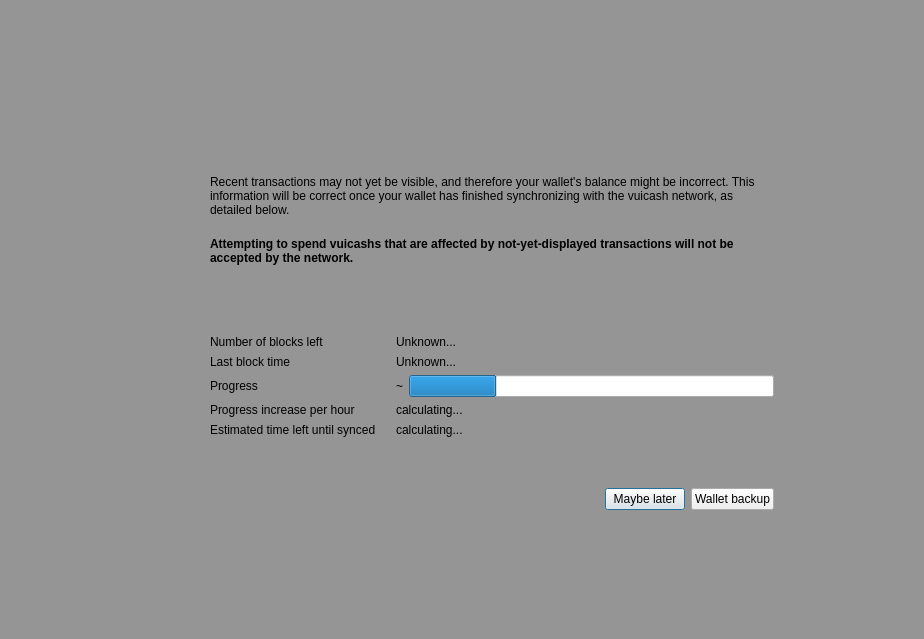
<?xml version="1.0" encoding="UTF-8"?>
<ui version="4.0">
 <class>ModalOverlay</class>
 <widget class="QWidget" name="ModalOverlay">
  <property name="geometry">
   <rect>
    <x>0</x>
    <y>0</y>
    <width>924</width>
    <height>639</height>
   </rect>
  </property>
  <property name="windowTitle">
   <string>Form</string>
  </property>
  <layout class="QVBoxLayout" name="verticalLayout" stretch="0">
   <property name="sizeConstraint">
    <enum>QLayout::SetDefaultConstraint</enum>
   </property>
   <property name="leftMargin">
    <number>0</number>
   </property>
   <property name="topMargin">
    <number>0</number>
   </property>
   <property name="rightMargin">
    <number>0</number>
   </property>
   <property name="bottomMargin">
    <number>0</number>
   </property>
   <item>
    <widget class="QWidget" name="bgWidget" native="true">
     <property name="styleSheet">
      <string notr="true">#bgWidget { background: rgba(0,0,0,96); }</string>
     </property>
     <layout class="QVBoxLayout" name="verticalLayoutMain" stretch="0">
      <property name="leftMargin">
       <number>120</number>
      </property>
      <property name="topMargin">
       <number>120</number>
      </property>
      <property name="rightMargin">
       <number>120</number>
      </property>
      <property name="bottomMargin">
       <number>120</number>
      </property>
      <item>
       <widget class="QWidget" name="contentWidget" native="true">
        <layout class="QVBoxLayout" name="verticalLayout_3" stretch="1,0">
         <property name="spacing">
          <number>0</number>
         </property>
         <property name="leftMargin">
          <number>0</number>
         </property>
         <property name="topMargin">
          <number>0</number>
         </property>
         <property name="rightMargin">
          <number>0</number>
         </property>
         <property name="bottomMargin">
          <number>0</number>
         </property>
         <item>
          <widget class="QStackedWidget" name="stackedWidget">
           <property name="currentIndex">
            <number>0</number>
           </property>
           <widget class="QWidget" name="page">
            <layout class="QVBoxLayout" name="verticalLayout_2">
             <property name="spacing">
              <number>0</number>
             </property>
             <property name="leftMargin">
              <number>30</number>
             </property>
             <property name="topMargin">
              <number>10</number>
             </property>
             <property name="rightMargin">
              <number>30</number>
             </property>
             <property name="bottomMargin">
              <number>10</number>
             </property>
             <item>
              <spacer name="verticalSpacer_3">
               <property name="orientation">
                <enum>Qt::Vertical</enum>
               </property>
               <property name="sizeType">
                <enum>QSizePolicy::Expanding</enum>
               </property>
               <property name="sizeHint" stdset="0">
                <size>
                 <width>20</width>
                 <height>40</height>
                </size>
               </property>
              </spacer>
             </item>
             <item>
              <layout class="QHBoxLayout" name="horizontalLayoutIconText" stretch="0,1">
               <property name="spacing">
                <number>20</number>
               </property>
               <property name="topMargin">
                <number>20</number>
               </property>
               <item>
                <layout class="QVBoxLayout" name="verticalLayoutIcon">
                 <item>
                  <widget class="QPushButton" name="warningIcon">
                   <property name="enabled">
                    <bool>false</bool>
                   </property>
                   <property name="text">
                    <string/>
                   </property>
                   <property name="iconSize">
                    <size>
                     <width>48</width>
                     <height>48</height>
                    </size>
                   </property>
                   <property name="flat">
                    <bool>true</bool>
                   </property>
                  </widget>
                 </item>
                 <item>
                  <spacer name="verticalSpacerWarningIcon">
                   <property name="orientation">
                    <enum>Qt::Vertical</enum>
                   </property>
                   <property name="sizeHint" stdset="0">
                    <size>
                     <width>20</width>
                     <height>40</height>
                    </size>
                   </property>
                  </spacer>
                 </item>
                </layout>
               </item>
               <item>
                <layout class="QVBoxLayout" name="verticalLayoutInfoText">
                 <property name="leftMargin">
                  <number>0</number>
                 </property>
                 <property name="topMargin">
                  <number>0</number>
                 </property>
                 <item>
                  <widget class="QLabel" name="infoText">
                   <property name="text">
                    <string>Recent transactions may not yet be visible, and therefore your wallet's balance might be incorrect. This information will be correct once your wallet has finished synchronizing with the vuicash network, as detailed below.</string>
                   </property>
                   <property name="textFormat">
                    <enum>Qt::RichText</enum>
                   </property>
                   <property name="wordWrap">
                    <bool>true</bool>
                   </property>
                  </widget>
                 </item>
                 <item>
                  <widget class="QLabel" name="infoTextStrong">
                   <property name="font">
                    <font>
                     <weight>75</weight>
                     <bold>true</bold>
                    </font>
                   </property>
                   <property name="text">
                    <string>Attempting to spend vuicashs that are affected by not-yet-displayed transactions will not be accepted by the network.</string>
                   </property>
                   <property name="textFormat">
                    <enum>Qt::RichText</enum>
                   </property>
                   <property name="wordWrap">
                    <bool>true</bool>
                   </property>
                  </widget>
                 </item>
                 <item>
                  <spacer name="verticalSpacerInTextSpace">
                   <property name="orientation">
                    <enum>Qt::Vertical</enum>
                   </property>
                   <property name="sizeHint" stdset="0">
                    <size>
                     <width>20</width>
                     <height>40</height>
                    </size>
                   </property>
                  </spacer>
                 </item>
                 <item>
                  <layout class="QFormLayout" name="formLayout">
                   <property name="fieldGrowthPolicy">
                    <enum>QFormLayout::ExpandingFieldsGrow</enum>
                   </property>
                   <property name="horizontalSpacing">
                    <number>20</number>
                   </property>
                   <property name="verticalSpacing">
                    <number>6</number>
                   </property>
                   <property name="topMargin">
                    <number>10</number>
                   </property>
                   <item row="0" column="0">
                    <widget class="QLabel" name="labelNumberOfBlocksLeft">
                     <property name="font">
                      <font>
                       <weight>50</weight>
                       <bold>false</bold>
                      </font>
                     </property>
                     <property name="text">
                      <string>Number of blocks left</string>
                     </property>
                    </widget>
                   </item>
                   <item row="0" column="1">
                    <widget class="QLabel" name="numberOfBlocksLeft">
                     <property name="sizePolicy">
                      <sizepolicy hsizetype="Expanding" vsizetype="Preferred">
                       <horstretch>0</horstretch>
                       <verstretch>0</verstretch>
                      </sizepolicy>
                     </property>
                     <property name="text">
                      <string>Unknown...</string>
                     </property>
                    </widget>
                   </item>
                   <item row="1" column="0">
                    <widget class="QLabel" name="labelLastBlockTime">
                     <property name="font">
                      <font>
                       <weight>50</weight>
                       <bold>false</bold>
                      </font>
                     </property>
                     <property name="text">
                      <string>Last block time</string>
                     </property>
                    </widget>
                   </item>
                   <item row="1" column="1">
                    <widget class="QLabel" name="newestBlockDate">
                     <property name="sizePolicy">
                      <sizepolicy hsizetype="Expanding" vsizetype="Preferred">
                       <horstretch>0</horstretch>
                       <verstretch>0</verstretch>
                      </sizepolicy>
                     </property>
                     <property name="text">
                      <string>Unknown...</string>
                     </property>
                    </widget>
                   </item>
                   <item row="2" column="0">
                    <widget class="QLabel" name="labelSyncDone">
                     <property name="font">
                      <font>
                       <weight>50</weight>
                       <bold>false</bold>
                      </font>
                     </property>
                     <property name="text">
                      <string>Progress</string>
                     </property>
                    </widget>
                   </item>
                   <item row="2" column="1">
                    <layout class="QHBoxLayout" name="horizontalLayoutSync" stretch="0,1">
                     <property name="spacing">
                      <number>6</number>
                     </property>
                     <item>
                      <widget class="QLabel" name="percentageProgress">
                       <property name="text">
                        <string notr="true">~</string>
                       </property>
                      </widget>
                     </item>
                     <item>
                      <widget class="QProgressBar" name="progressBar">
                       <property name="value">
                        <number>24</number>
                       </property>
                       <property name="format">
                        <string/>
                       </property>
                      </widget>
                     </item>
                    </layout>
                   </item>
                   <item row="4" column="0">
                    <widget class="QLabel" name="labelProgressIncrease">
                     <property name="font">
                      <font>
                       <weight>50</weight>
                       <bold>false</bold>
                      </font>
                     </property>
                     <property name="text">
                      <string>Progress increase per hour</string>
                     </property>
                    </widget>
                   </item>
                   <item row="4" column="1">
                    <widget class="QLabel" name="progressIncreasePerH">
                     <property name="sizePolicy">
                      <sizepolicy hsizetype="Expanding" vsizetype="Preferred">
                       <horstretch>0</horstretch>
                       <verstretch>0</verstretch>
                      </sizepolicy>
                     </property>
                     <property name="text">
                      <string>calculating...</string>
                     </property>
                    </widget>
                   </item>
                   <item row="5" column="0">
                    <widget class="QLabel" name="labelEstimatedTimeLeft">
                     <property name="font">
                      <font>
                       <weight>50</weight>
                       <bold>false</bold>
                      </font>
                     </property>
                     <property name="text">
                      <string>Estimated time left until synced</string>
                     </property>
                    </widget>
                   </item>
                   <item row="5" column="1">
                    <widget class="QLabel" name="expectedTimeLeft">
                     <property name="sizePolicy">
                      <sizepolicy hsizetype="Expanding" vsizetype="Preferred">
                       <horstretch>0</horstretch>
                       <verstretch>0</verstretch>
                      </sizepolicy>
                     </property>
                     <property name="text">
                      <string>calculating...</string>
                     </property>
                    </widget>
                   </item>
                  </layout>
                 </item>
                </layout>
               </item>
              </layout>
             </item>
             <item>
              <spacer name="verticalSpacer_4">
               <property name="orientation">
                <enum>Qt::Vertical</enum>
               </property>
               <property name="sizeHint" stdset="0">
                <size>
                 <width>20</width>
                 <height>40</height>
                </size>
               </property>
              </spacer>
             </item>
            </layout>
           </widget>
           <widget class="QWidget" name="page_2">
            <layout class="QVBoxLayout" name="verticalLayout_4">
             <property name="spacing">
              <number>15</number>
             </property>
             <property name="leftMargin">
              <number>30</number>
             </property>
             <property name="topMargin">
              <number>0</number>
             </property>
             <property name="rightMargin">
              <number>30</number>
             </property>
             <property name="bottomMargin">
              <number>0</number>
             </property>
             <item>
              <spacer name="verticalSpacer_2">
               <property name="orientation">
                <enum>Qt::Vertical</enum>
               </property>
               <property name="sizeHint" stdset="0">
                <size>
                 <width>20</width>
                 <height>40</height>
                </size>
               </property>
              </spacer>
             </item>
             <item>
              <layout class="QGridLayout" name="gridLayout">
               <item row="0" column="1">
                <widget class="QLabel" name="labelNote">
                 <property name="layoutDirection">
                  <enum>Qt::LeftToRight</enum>
                 </property>
                 <property name="text">
                  <string>Wallet backup prompt</string>
                 </property>
                 <property name="alignment">
                  <set>Qt::AlignLeading|Qt::AlignLeft|Qt::AlignVCenter</set>
                 </property>
                </widget>
               </item>
               <item row="1" column="1">
                <widget class="QLabel" name="labelMessage">
                 <property name="text">
                  <string>Please backup your wallet as soon as possible.
Please make sure to keep an updated antivirus and operating system. We can not recover Your funds if you visit phishing site or lose your backup. Please make sure to keep backups of your private keys or files. We do not store your private keys on this wallet. And you as a user, are entirely responsible for your funds and your own security.</string>
                 </property>
                 <property name="alignment">
                  <set>Qt::AlignLeading|Qt::AlignLeft|Qt::AlignVCenter</set>
                 </property>
                 <property name="wordWrap">
                  <bool>true</bool>
                 </property>
                </widget>
               </item>
               <item row="0" column="0">
                <widget class="QPushButton" name="warningIconBackup">
                 <property name="enabled">
                  <bool>false</bool>
                 </property>
                 <property name="sizePolicy">
                  <sizepolicy hsizetype="Fixed" vsizetype="Fixed">
                   <horstretch>0</horstretch>
                   <verstretch>0</verstretch>
                  </sizepolicy>
                 </property>
                 <property name="minimumSize">
                  <size>
                   <width>30</width>
                   <height>30</height>
                  </size>
                 </property>
                 <property name="maximumSize">
                  <size>
                   <width>30</width>
                   <height>30</height>
                  </size>
                 </property>
                 <property name="text">
                  <string/>
                 </property>
                 <property name="iconSize">
                  <size>
                   <width>30</width>
                   <height>30</height>
                  </size>
                 </property>
                 <property name="flat">
                  <bool>true</bool>
                 </property>
                </widget>
               </item>
               <item row="1" column="0">
                <spacer name="horizontalSpacer_2">
                 <property name="orientation">
                  <enum>Qt::Horizontal</enum>
                 </property>
                 <property name="sizeType">
                  <enum>QSizePolicy::Fixed</enum>
                 </property>
                 <property name="sizeHint" stdset="0">
                  <size>
                   <width>30</width>
                   <height>20</height>
                  </size>
                 </property>
                </spacer>
               </item>
              </layout>
             </item>
             <item>
              <spacer name="verticalSpacer">
               <property name="orientation">
                <enum>Qt::Vertical</enum>
               </property>
               <property name="sizeType">
                <enum>QSizePolicy::Expanding</enum>
               </property>
               <property name="sizeHint" stdset="0">
                <size>
                 <width>20</width>
                 <height>40</height>
                </size>
               </property>
              </spacer>
             </item>
            </layout>
           </widget>
          </widget>
         </item>
         <item>
          <widget class="QWidget" name="buttonsContainerWhite" native="true">
           <layout class="QHBoxLayout" name="horizontalLayout">
            <property name="leftMargin">
             <number>30</number>
            </property>
            <property name="topMargin">
             <number>15</number>
            </property>
            <property name="rightMargin">
             <number>30</number>
            </property>
            <item>
             <spacer name="horizontalSpacer">
              <property name="orientation">
               <enum>Qt::Horizontal</enum>
              </property>
              <property name="sizeHint" stdset="0">
               <size>
                <width>40</width>
                <height>20</height>
               </size>
              </property>
             </spacer>
            </item>
            <item>
             <widget class="QPushButton" name="closeButton">
              <property name="focusPolicy">
               <enum>Qt::StrongFocus</enum>
              </property>
              <property name="text">
               <string>Maybe later</string>
              </property>
              <property name="shortcut">
               <string>Esc</string>
              </property>
              <property name="default">
               <bool>true</bool>
              </property>
             </widget>
            </item>
            <item>
             <widget class="QPushButton" name="walletBackupButton">
              <property name="text">
               <string>Wallet backup</string>
              </property>
             </widget>
            </item>
           </layout>
          </widget>
         </item>
        </layout>
       </widget>
      </item>
     </layout>
    </widget>
   </item>
  </layout>
 </widget>
 <resources/>
 <connections/>
</ui>
